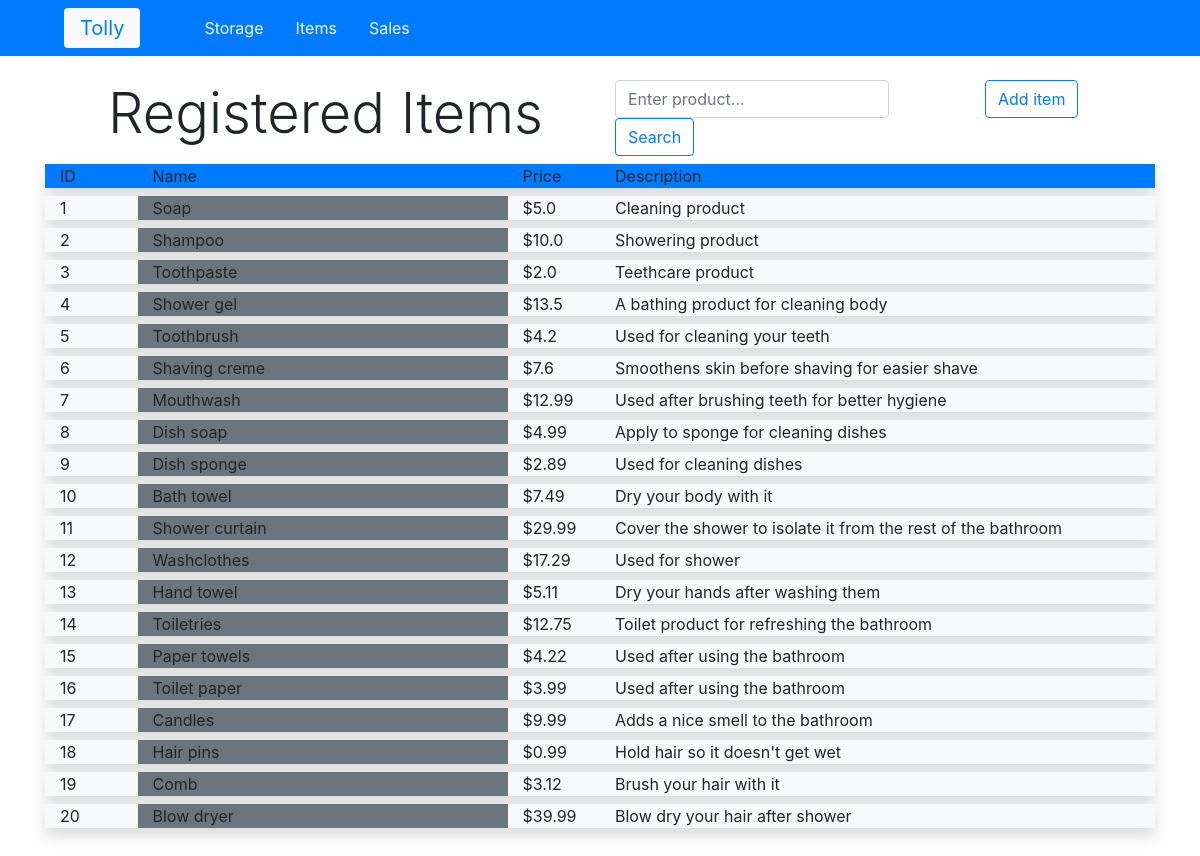
/items/regitems/, run on the app's committed database.
### items/models.py (models this page shows, shortened)
class Item(models.Model):
    objects = models.Manager()
    name = models.CharField(max_length=200)
    price = models.FloatField()
    description = models.CharField(max_length=200)

### items/views.py (the view)
# urls.py: path('regitems/', views.regitems, name='regitems'),
def regitems(request):
    items_list = Item.objects.all()
    context = {'items_list': items_list}
    return render(request, 'items/regitems.html', context)

### templates/items/regitems.html
{% extends 'base.html' %}
{% block content %}
<div class="container-fluid pb-5">
    <div class='row mb-2'>
        <div class='col-6'>
            <h1 class='display-4 ml-5'>Registered Items</h1>
        </div>
        <div class='col-4'>
            <form class="form-inline my-2 my-lg-0">
                <input class="form-control mr-sm-2" type="search" placeholder="Enter product...">
                <button class="btn btn-outline-primary my-2 my-sm-0" type="submit">Search</button>
            </form>
        </div>
        <div class='col-2'>
            <button class="btn btn-outline-primary" type="submit">Add item</button>
        </div>
    </div>
    <div class="row mb-2 shadow">
            <div class="col-1 bg-primary">
                ID
            </div>
            <div class="col-4 bg-primary">
                Name
            </div>
            <div class="col-1 bg-primary">
                Price
            </div>
            <div class="col-6 bg-primary">
                Description
            </div>
        </div>
    {% if items_list %}
        {% for item in items_list %}
        <div class="row mb-2 shadow">
            <div class="col-1 bg-light">
                {{ item.id }}
            </div>
            <div class="col-4 bg-secondary">
                {{ item.name }}
            </div>
            <div class="col-1 bg-light">
                ${{ item.price }}
            </div>
            <div class="col-6 bg-light">
                {{ item.description }}
            </div>
        </div>
        {% endfor %}
    {% else %}
        <p>No items available</p>
    {% endif %}
</div>
{% endblock %}

### data on the page
Item: id "1", name "Soap", price "5.0", description "Cleaning product"
Item: id "2", name "Shampoo", price "10.0", description "Showering product"
Item: id "3", name "Toothpaste", price "2.0", description "Teethcare product"
Item: id "4", name "Shower gel", price "13.5", description "A bathing product for cleaning body"
Item: id "5", name "Toothbrush", price "4.2", description "Used for cleaning your teeth"
Item: id "6", name "Shaving creme", price "7.6", description "Smoothens skin before shaving for easier shave"
Item: id "7", name "Mouthwash", price "12.99", description "Used after brushing teeth for better hygiene"
Item: id "8", name "Dish soap", price "4.99", description "Apply to sponge for cleaning dishes"
Item: id "9", name "Dish sponge", price "2.89", description "Used for cleaning dishes"
Item: id "10", name "Bath towel", price "7.49", description "Dry your body with it"
Item: id "11", name "Shower curtain", price "29.99", description "Cover the shower to isolate it from the rest of the bathroom"
Item: id "12", name "Washclothes", price "17.29", description "Used for shower"
Item: id "13", name "Hand towel", price "5.11", description "Dry your hands after washing them"
Item: id "14", name "Toiletries", price "12.75", description "Toilet product for refreshing the bathroom"
Item: id "15", name "Paper towels", price "4.22", description "Used after using the bathroom"
Item: id "16", name "Toilet paper", price "3.99", description "Used after using the bathroom"
Item: id "17", name "Candles", price "9.99", description "Adds a nice smell to the bathroom"
Item: id "18", name "Hair pins", price "0.99", description "Hold hair so it doesn't get wet"
Item: id "19", name "Comb", price "3.12", description "Brush your hair with it"
Item: id "20", name "Blow dryer", price "39.99", description "Blow dry your hair after shower"
